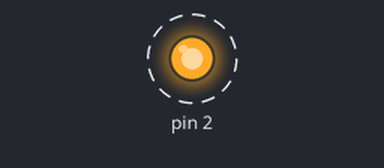
The sketch below on a simulated Arduino Uno, built with avr-gcc and run on an emulated ATmega328P. Shown: output pins drawn as LEDs (lit = HIGH). Dashed ring = blinking.

Above: at 0.2 s.
Timing chart, 0 to 3.0 s (numbered marks = the images above):
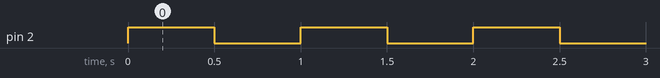

Measured:
- by itself, pin 2: alternates HIGH for 0.50 s and LOW for 0.50 s

The sketch:

blink.ino
```cpp
#define LED_PIN PB2

void setup() {
  pinMode(LED_PIN, OUTPUT);
}

void loop() {
  digitalWrite(LED_PIN, !digitalRead(LED_PIN));
  delay(500);
}
```
